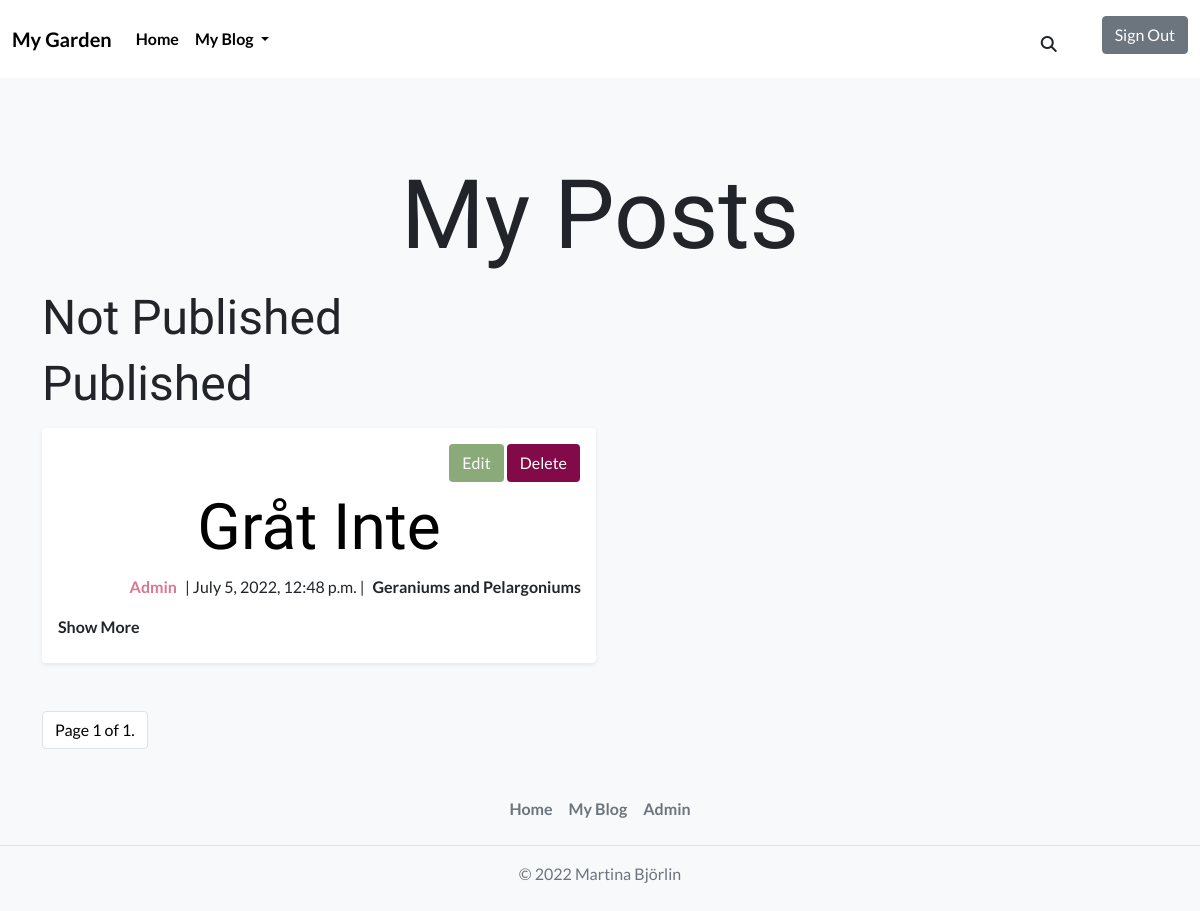
Screenshot of /myblog/posts/ (signed in) with the database file from the repository.
### blog_post/models.py (models this page shows, shortened)
class Post(models.Model):
    PUBLISH_STATUS = ((0, "Draft"), (1, "Publish"))
    title = models.CharField(max_length=100)
    slug = models.SlugField(max_length=200, unique=True)
    meta_description = models.CharField(max_length=150, blank=True)
    author = models.ForeignKey(
        User,
        on_delete=models.CASCADE,
        related_name="post_author",
    )
    category = models.ForeignKey(
        Category,
        on_delete=models.CASCADE,
        related_name="post_category",
    )
    created_on = models.DateTimeField(auto_now_add=True)
    updated_on = models.DateTimeField(auto_now=True)
    content = models.TextField()
    published = models.IntegerField(choices=PUBLISH_STATUS, default=0)
    publish_date = models.DateTimeField(blank=True, null=True)
    likes = models.ManyToManyField(
        Profile, related_name="post_likes", default=[0], blank=True
    )
    number_of_likes = models.BigIntegerField(default="0")
    liked = models.BooleanField(default=False)
    post_img = CloudinaryField("post_image", default="default_image")
    class Meta:
        ordering = ["-created_on"]

class Category(models.Model):
    name = models.CharField(
        max_length=50,
        unique=True,
        blank=False,
        null=False,
    )
    slug = models.SlugField(
        max_length=200,
        unique=True,
        blank=False,
        null=False,
    )
    category_img = CloudinaryField(
        "category_image",
        default="default_image",
    )
    class Meta:
        verbose_name_plural = "categories"
    def __str__(self):
        return f"{self.name}"

### blog/views.py (the view)
# urls.py: path('posts/', views.MyBlogPostList.as_view(), name='my_blog'),
class MyBlogPostList(ListView):
    model = Post
    template_name = "my_blog.html"
    paginate_by = 6
    def get_context_data(self, *args, **kwargs):
        context = super(MyBlogPostList, self).get_context_data(**kwargs)
        context["category"] = Category.objects.all()
        return context
    def get_queryset(self):
        all_published_posts = Post.objects.order_by("-created_on")
        for post in all_published_posts:
            post.liked = False
            if post.likes.filter(id=self.request.user.profile.id).exists():
                post.liked = True
        queryset = all_published_posts
        return queryset

### profiles/models.py (called while the page is built)
    def __str__(self):
        return f"{self.user}"

### blog/templates/my_blog.html (shortened to what this page needs)
{% extends 'base.html' %}
{% block content %}
<h1 class="my-posts-header mb-3">My Posts</h1>
<div class="row g-2">
    <h2 class="post-status-header">Not Published</h2>
</div>
<div class="row g-2">
    <h2 class="post-status-header">Published</h2>
    {% for post in object_list %}
    {% if user.is_authenticated and user == post.author %}
        {% if post.published == 1 %}
            {% include 'my_blog_post.html' %}
        {% endif %}
    {% endif %}
    {% endfor %}
</div>
{% include 'pagination.html' %}
{% endblock %}

### blog/templates/my_blog_post.html (shortened to what this page needs)
{% block content %}
    <div class="col-lg-6 col-md-6 col-sm-12">
        <article class="mx-auto shadow-sm p-3 mb-5 bg-body rounded">
            <div class="row">
                <span class="text-end mb-2">
                    {% if user.is_authenticated and user == post.author %}
                    <a href="{% url 'update_post' post.slug %}" class="btn btn-edit">Edit</a>
                    <a href="{% url 'delete_post' post.slug %}" class="btn btn-delete">Delete</a>
                    {% endif %}
                </span>
                <span class="text-center">
                    <a href="{% url 'blog_post' post.slug %}" class="blog-post-header">
                        <h1 class="display-3 text-capitalize blog-post-header">{{post.title}}</h1>
                    </a>
                </span>
            </div>
            <div class="row">
                <div class="col-lg-7 col-md-12 col-sm-12 g-0">
                    <p class="text-center text-lg-end"><span class="fw-bold post-author m-2">{{post.author}}</span>| {{post.created_on}} |</p>
                </div>
                <div class="col-lg-5 col-md-12 col-sm-12 g-0">
                    <p class="text-center text-lg-start text-md-center text-sm-center fw-bold"><span class="m-2">{{post.category}}</span></p>
                </div>
            </div>
            <details class="post-details">
                <summary class="post-detail-summary mb-2">Show More</summary>
        </article>
    </div>
{% endblock %}

### static/css/style.css (style rules this page uses)
h1 { font-family: 'Amatic SC', cursive; font-size: 6rem; }
h2 { font-family: 'Amatic SC', cursive; }
body { font-family: 'Lato', sans-serif; }
a { text-decoration: none; text-align: center; color: black; }
.blog-post-header { display: inline-block; }
.post-author { color: #dc758f; }
.btn-delete { background-color: #830a48; color: white; }
.btn-edit { background-color: #8aaa79; color: white; }
.post-detail-summary { list-style: none; }
.my-posts-header { text-align: center; }
.post-detail-summary { font-weight: bold; }
.post-status-header { font-size: 3rem; }
.post-author { text-align: center; }

### rows the page displays
Post: shows "Edit", title "Gråt Inte", author "Admin", created_on "July 5, 2022, 12:48 p.m.", category "Geraniums and Pelargoniums"

### other values shown
{{ page_obj.number }} "1"
{{ page_obj.paginator.num_pages }} "1"
